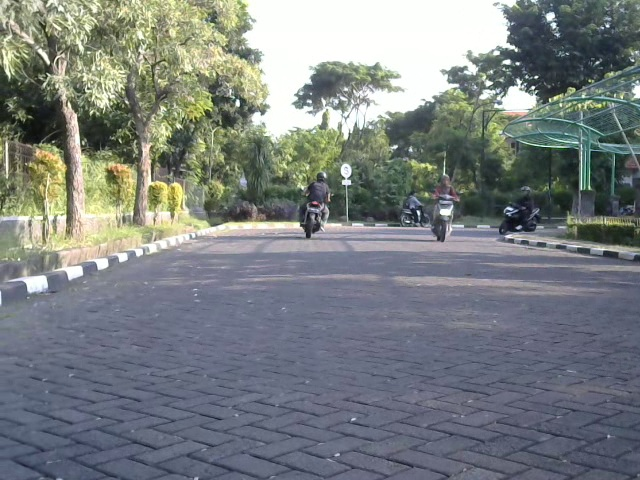
#> input picture input1.jpg, 640 x 480 px, given in place of the camera
$ python calibration.py
#> lines starting #> are read from the running program, lines starting #| are printed output that depends on the picture; after the words box and inside, x2 and y2 are one past the last pixel; in counts of white or black regions, pixels touching at a corner belong together
import cv2
import numpy as np
import json

try:
    with open('yellow.json', 'r') as openfile:
#> (reads yellow.json from the repository)
        data_kalibrasi = json.load(openfile)
except Exception as e:
    data_kalibrasi = {
        "min" : [0,0,0],
        "max" : [0,0,0]
    }

def empty(a):
    pass

def stackImages(scale,imgArray):
    rows = len(imgArray)
    cols = len(imgArray[0])
    rowsAvailable = isinstance(imgArray[0], list)
    width = imgArray[0][0].shape[1]
    height = imgArray[0][0].shape[0]
    if rowsAvailable:
        for x in range ( 0, rows):
            for y in range(0, cols):
                if imgArray[x][y].shape[:2] == imgArray[0][0].shape [:2]:
                    imgArray[x][y] = cv2.resize(imgArray[x][y], (0, 0), None, scale, scale)
                else:
                    imgArray[x][y] = cv2.resize(imgArray[x][y], (imgArray[0][0].shape[1], imgArray[0][0].shape[0]), None, scale, scale)
                if len(imgArray[x][y].shape) == 2: imgArray[x][y]= cv2.cvtColor( imgArray[x][y], cv2.COLOR_GRAY2BGR)
        imageBlank = np.zeros((height, width, 3), np.uint8)
        hor = [imageBlank]*rows
        hor_con = [imageBlank]*rows
        for x in range(0, rows):
            hor[x] = np.hstack(imgArray[x])
        ver = np.vstack(hor)
    else:
        for x in range(0, rows):
            if imgArray[x].shape[:2] == imgArray[0].shape[:2]:
                imgArray[x] = cv2.resize(imgArray[x], (0, 0), None, scale, scale)
            else:
                imgArray[x] = cv2.resize(imgArray[x], (imgArray[0].shape[1], imgArray[0].shape[0]), None,scale, scale)
            if len(imgArray[x].shape) == 2: imgArray[x] = cv2.cvtColor(imgArray[x], cv2.COLOR_GRAY2BGR)
        hor= np.hstack(imgArray)
        ver = hor
    return ver


cv2.namedWindow("TrackBars")
cv2.resizeWindow("TrackBars",640,240)

cv2.createTrackbar("Hue Min","TrackBars",data_kalibrasi['min'][0],179,empty)
cv2.createTrackbar("Hue Max","TrackBars",data_kalibrasi['max'][0],179,empty)
cv2.createTrackbar("Sat Min","TrackBars",data_kalibrasi['min'][1],255,empty)
cv2.createTrackbar("Sat Max","TrackBars",data_kalibrasi['max'][1],255,empty)
cv2.createTrackbar("Val Min","TrackBars",data_kalibrasi['min'][2],255,empty)
cv2.createTrackbar("Val Max","TrackBars",data_kalibrasi['max'][2],255,empty)

webcam = cv2.VideoCapture(0,cv2.CAP_DSHOW)

while True:
    _, img = webcam.read()
#> img is the input picture: shape (480, 640, 3); mean B, G, R 128.3, 127.8, 122.1
    imgHSV= cv2.cvtColor(img,cv2.COLOR_BGR2HSV)
#> imgHSV: shape (480, 640, 3); mean H, S, V 85.2, 47.4, 137.8

    data_kalibrasi['min'][0] = cv2.getTrackbarPos("Hue Min","TrackBars")
    data_kalibrasi['max'][0] = cv2.getTrackbarPos("Hue Max", "TrackBars")
    data_kalibrasi['min'][1] = cv2.getTrackbarPos("Sat Min", "TrackBars")
    data_kalibrasi['max'][1] = cv2.getTrackbarPos("Sat Max", "TrackBars")
    data_kalibrasi['min'][2] = cv2.getTrackbarPos("Val Min", "TrackBars")
    data_kalibrasi['max'][2] = cv2.getTrackbarPos("Val Max", "TrackBars")

    lower = np.array(data_kalibrasi['min'])
    upper = np.array(data_kalibrasi['max'])

    print(data_kalibrasi['min'],data_kalibrasi['max'])
    mask = cv2.inRange(imgHSV,lower,upper)
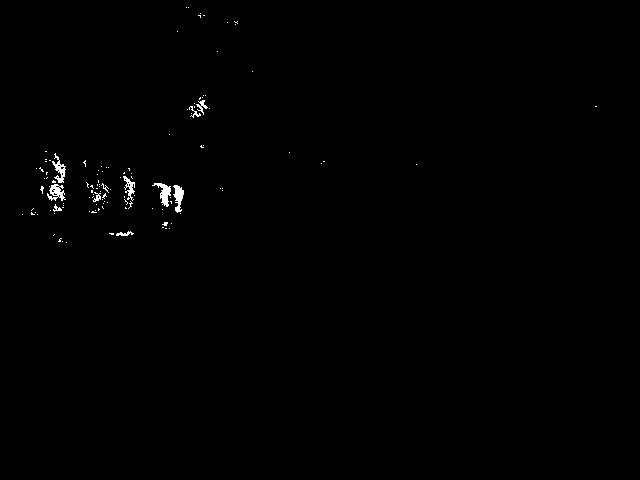
#> mask: shape (480, 640); 0.45% white; 120 white regions (109 under 20 px), largest, box (x1, y1, x2, y2) and area: (152, 183, 171, 207) 193, (173, 185, 184, 213) 175, (47, 184, 66, 201) 174
    mask = cv2.medianBlur(mask, 15)
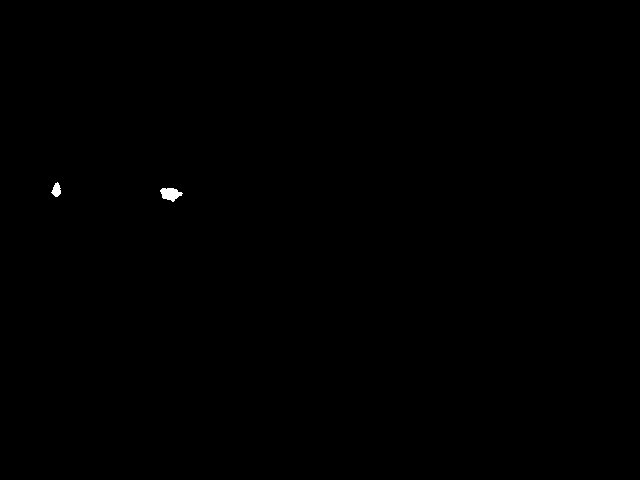
#> mask: shape (480, 640); 0.1% white; 2 white regions, box (x1, y1, x2, y2) and area: (160, 188, 183, 202) 207, (51, 182, 61, 197) 95
    imgResult = cv2.bitwise_and(img,img,mask=mask)


    imgStack = stackImages(0.6,([img,imgHSV],[mask,imgResult]))
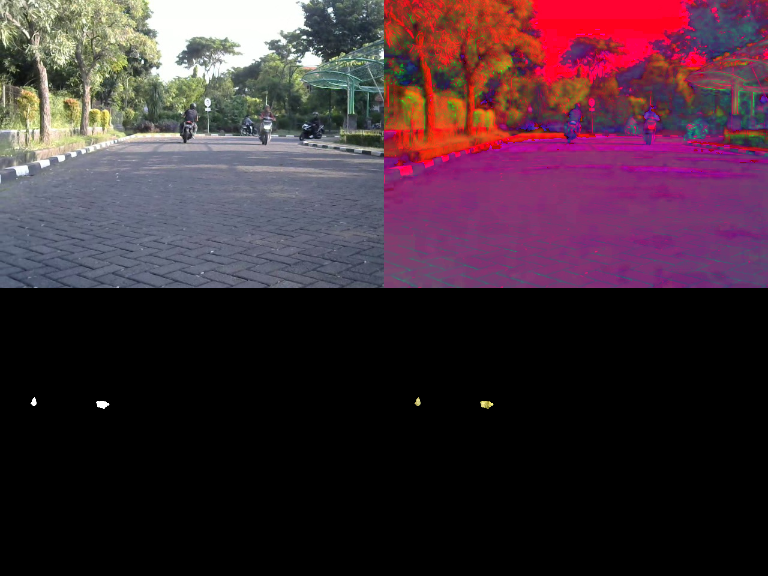
#> imgStack: shape (576, 768, 3); mean B, G, R 53.4, 43.9, 65
    cv2.imshow("Image Stack", imgStack)

    key = cv2.waitKey(1)
#> (key Esc is pressed here)
    if key == ord('y'): # y for yellow
        print(lower)
        print(upper)
        with open("yellow.json", "w") as outfile:
            json.dump(data_kalibrasi, outfile)
    elif key == ord('g'): # g for green
        print(lower)
        print(upper)
        with open("green.json", "w") as outfile:
            json.dump(data_kalibrasi, outfile)
    elif key == 27: #esc
        break
